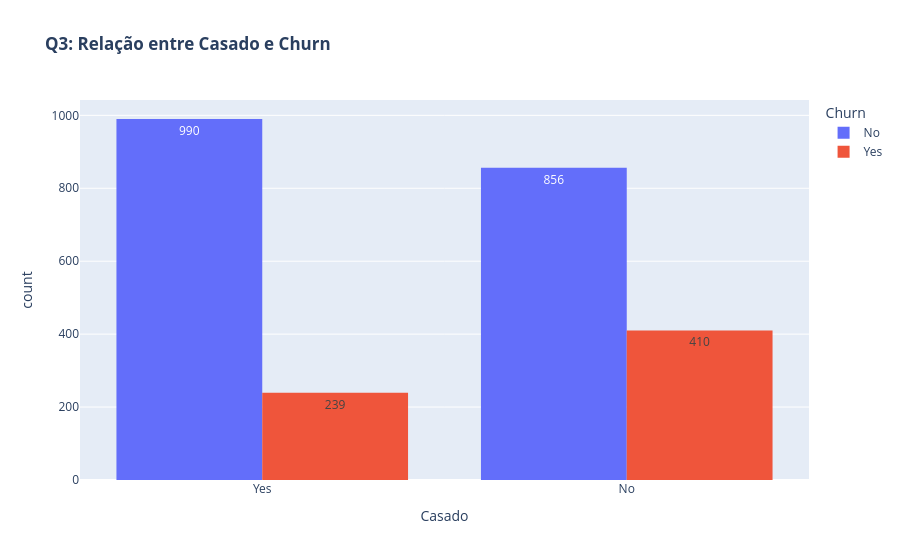

Notebook source saved alongside this figure:
### Code cell
# Questionamento 3: O perfil familiar (Casado / Dependentes) influencia o cancelamento?
for col_fam in ['Casado', 'Dependentes']:
    if col_fam in df.columns:
        fig_q3 = px.histogram(
            df, 
            x=col_fam, 
            color='Churn', 
            barmode='group', 
            text_auto=True,
            title=f'<b>Q3: Relação entre {col_fam} e Churn</b>'
        )
        fig_q3.show()

### Figure 1 — Plotly figure (JSON) as saved in the notebook; plotly's stock layout.template omitted (floating-point values rounded to 4 significant figures; data arrays with more than 128 entries replaced by an {"elided": "..."} marker saying what was removed)
{"data": [{"alignmentgroup": "True", "bingroup": "x", "hovertemplate": "Churn=No<br>Casado=%{x}<br>count=%{y}<extra></extra>", "legendgroup": "No", "marker": {"color": "#636efa", "pattern": {"shape": ""}}, "name": "No", "offsetgroup": "No", "orientation": "v", "showlegend": true, "texttemplate": "%{value}", "type": "histogram", "x": {"elided": "1846 str values"}, "xaxis": "x", "yaxis": "y"}, {"alignmentgroup": "True", "bingroup": "x", "hovertemplate": "Churn=Yes<br>Casado=%{x}<br>count=%{y}<extra></extra>", "legendgroup": "Yes", "marker": {"color": "#EF553B", "pattern": {"shape": ""}}, "name": "Yes", "offsetgroup": "Yes", "orientation": "v", "showlegend": true, "texttemplate": "%{value}", "type": "histogram", "x": {"elided": "649 str values"}, "xaxis": "x", "yaxis": "y"}], "layout": {"barmode": "group", "legend": {"title": {"text": "Churn"}, "tracegroupgap": 0}, "title": {"text": "<b>Q3: Relação entre Casado e Churn</b>"}, "xaxis": {"anchor": "y", "domain": [0, 1], "title": {"text": "Casado"}}, "yaxis": {"anchor": "x", "domain": [0, 1], "title": {"text": "count"}}}}
